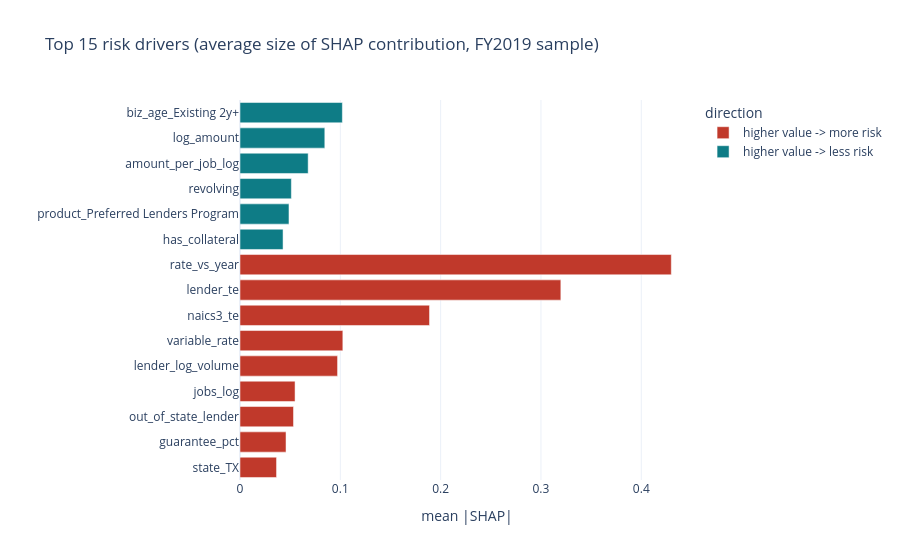

The code cell stored with this chart in its notebook:
### Markdown cell above
## 1. Key risk drivers (SHAP)
*Why:* permutation importance (notebook 3) says *how much* a feature matters; SHAP also says *which way* it pushes each loan's risk. LightGBM computes SHAP values directly (`pred_contrib=True`), so no extra package is needed. Values are on the log-odds scale: positive = raises risk, negative = lowers it.

### Code cell
sample = te.sample(15000, random_state=0)
contrib = booster.predict(sample[SEL], pred_contrib=True)
shap_df = pd.DataFrame(contrib[:, :-1], columns=SEL, index=sample.index)   # last column is the baseline

imp = shap_df.abs().mean().sort_values(ascending=False)
corr = {f: np.corrcoef(sample[f], shap_df[f])[0, 1] if sample[f].nunique() > 1 else 0 for f in imp.index}
top = pd.DataFrame({"mean |SHAP|": imp, "share of total": imp / imp.sum(),
                    "direction": ["higher value -> more risk" if corr[f] > 0 else "higher value -> less risk" for f in imp.index]})
display(top.head(15).round(4))
px.bar(top.head(15).iloc[::-1].reset_index(), x="mean |SHAP|", y="index", orientation="h", color="direction",
       color_discrete_map={"higher value -> more risk": RED, "higher value -> less risk": TEAL}, template="plotly_white",
       title="Top 15 risk drivers (average size of SHAP contribution, FY2019 sample)", labels={"index": ""}).show()

### Figure 1 — Plotly figure (JSON) as saved in the notebook; plotly's stock layout.template omitted (floating-point values rounded to 4 significant figures)
{"data": [{"hovertemplate": "direction=higher value -> more risk<br>mean |SHAP|=%{x}<br>=%{y}<extra></extra>", "legendgroup": "higher value -> more risk", "marker": {"color": "#C0392B", "pattern": {"shape": ""}}, "name": "higher value -> more risk", "orientation": "h", "showlegend": true, "textposition": "auto", "type": "bar", "x": [0.03642, 0.04587, 0.05333, 0.05488, 0.09725, 0.1025, 0.1889, 0.3198, 0.4299], "xaxis": "x", "y": ["state_TX", "guarantee_pct", "out_of_state_lender", "jobs_log", "lender_log_volume", "variable_rate", "naics3_te", "lender_te", "rate_vs_year"], "yaxis": "y"}, {"hovertemplate": "direction=higher value -> less risk<br>mean |SHAP|=%{x}<br>=%{y}<extra></extra>", "legendgroup": "higher value -> less risk", "marker": {"color": "#0E7C86", "pattern": {"shape": ""}}, "name": "higher value -> less risk", "orientation": "h", "showlegend": true, "textposition": "auto", "type": "bar", "x": [0.04292, 0.04882, 0.0512, 0.06794, 0.08454, 0.102], "xaxis": "x", "y": ["has_collateral", "product_Preferred Lenders Program", "revolving", "amount_per_job_log", "log_amount", "biz_age_Existing 2y+"], "yaxis": "y"}], "layout": {"barmode": "relative", "legend": {"title": {"text": "direction"}, "tracegroupgap": 0}, "title": {"text": "Top 15 risk drivers (average size of SHAP contribution, FY2019 sample)"}, "xaxis": {"anchor": "y", "domain": [0, 1], "title": {"text": "mean |SHAP|"}}, "yaxis": {"anchor": "x", "domain": [0, 1], "title": {"text": ""}}}}
